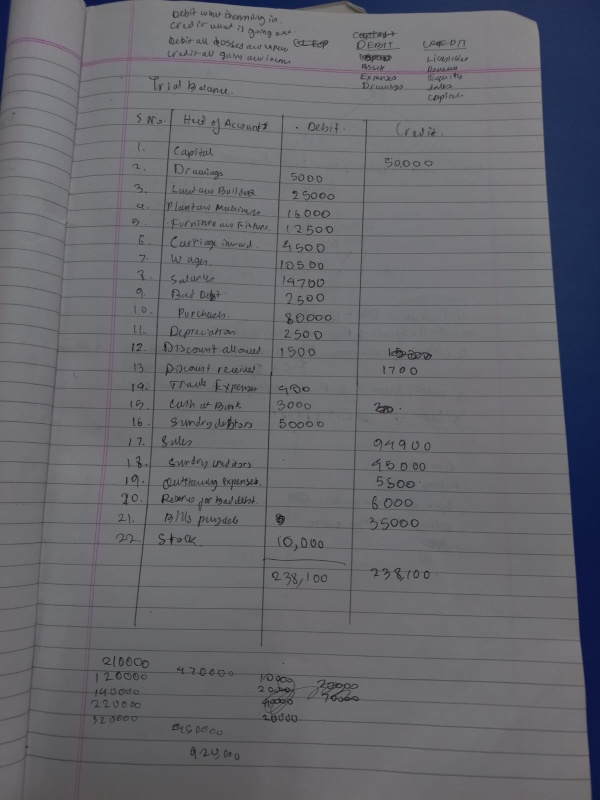
#> input picture Image3.jpeg, 1200 x 1600 px (shown at 1/2 size)
$ python Code.py
#> lines starting #> are read from the running program, lines starting #| are printed output that depends on the picture
import numpy as np
import cv2
from skimage.filters import threshold_local
import math
from scipy import ndimage
print("Imports are Done!")


class Scanner:


	def __init__(self, img):


		self.img = img

	def Resize_Image(self, final_height, img):


		if isinstance(img, str):
			print("This is string!")
			img = cv2.imread(img, cv2.IMREAD_GRAYSCALE)
		else:
			print("This is not string!")
			print(type(img))
			img = img
		# Optional - resizing an image by preserving its aspect ratio
		# percentage by which we resize our image (based on the hight)
		height_ratio = final_height / img.shape[0]
		#calculate the ratio of original dimensions
		height, width = int(img.shape[0] * height_ratio), int(img.shape[1] * height_ratio)
		# resizing our image to the desired size
		im_res = cv2.resize(img, (width, height))
		cv2.imshow("Resized", im_res)
		cv2.waitKey(0)
		cv2.destroyAllWindows()
		return im_res

	def Scan_View(self, save_collage=False, resize_collage=True, resize_height=500):


#> called with save_collage = False, resize_collage = False, resize_height = 100
		print("Scanned View")
		# read the original image, copy it,
		# apply threshold to "scannify" it
		image = cv2.imread(self.img)
#> image is the input picture: shape (1600, 1200, 3); mean B, G, R 110.7, 103.9, 103.6
		orig = image.copy()

		# convert our image to grayscale, apply threshold
		# to create scanned paper effect
		image = cv2.cvtColor(image, cv2.COLOR_BGR2GRAY)
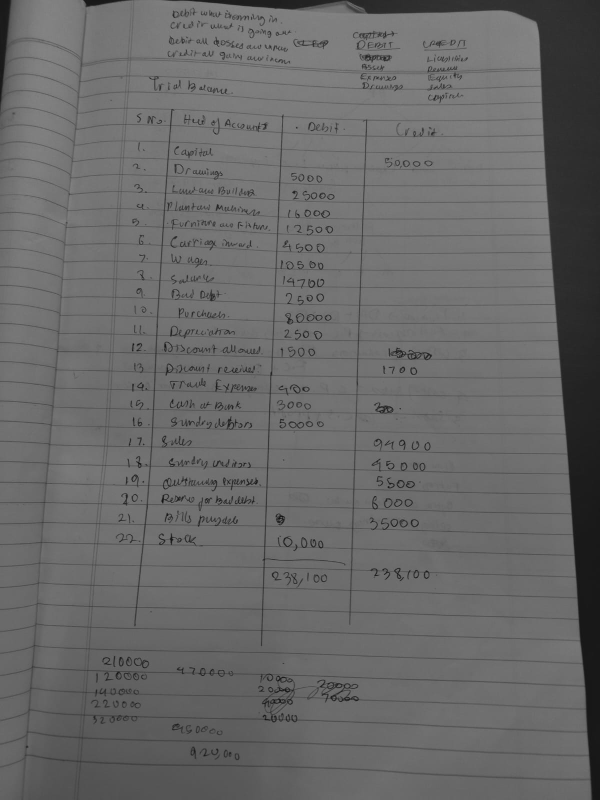
#> image: shape (1600, 1200) (shown at 1/2 size); min 7, max 150, mean 104.5
		thr = threshold_local(image, 11, offset = 10, method = "gaussian")
		image = (image > thr).astype("uint8") * 255
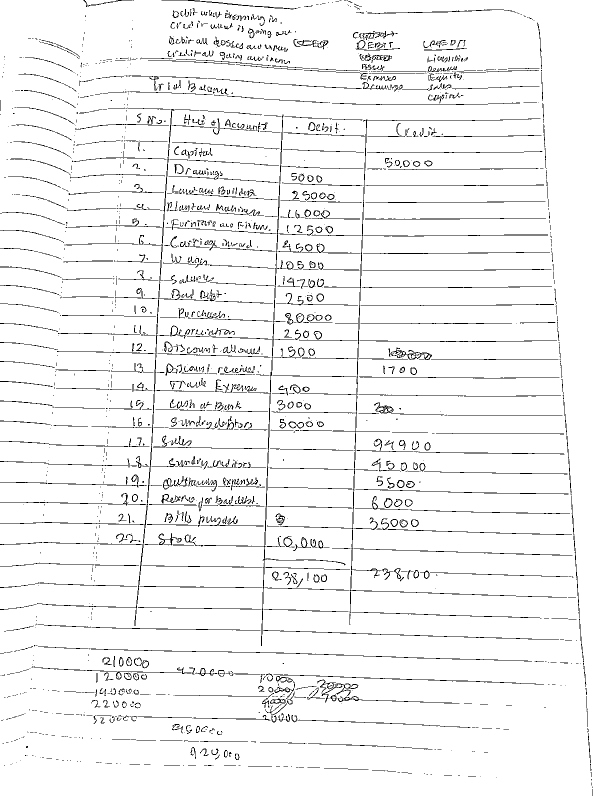
#> image: shape (1600, 1200) (shown at 1/2 size); 95.1% white; black in thin lines or dots

		# [5 lines of commented-out code are left out]
		print(np.shape(orig), np.shape(image))
#| (1600, 1200, 3) (1600, 1200)
		if save_collage:
			# Saving a nice horizontal collage
			horiz_conc = np.concatenate((orig[:,:,1], image), axis=1)
			if resize_collage:
				# Optional - resizing this collage to take less space
				horiz_conc = self.Resize_Image(resize_height, horiz_conc)
			# Saving the horizontal collage
			cv2.imwrite('Part_scan_view.png', horiz_conc)
		else:
			# Saving an image itself
			cv2.imwrite('Part_scan_view.png', image)
		return image

	def Rotation(self, save_rotated=False, resize_height=500):

#> called with save_rotated = True, resize_height = 500
		print("Rotation")
		# read the original image, copy it,
		# rotate it
		image = cv2.imread(self.img)
#> image: shape (1600, 1200, 3); 95.1% white; black in thin lines or dots
		orig = image.copy()

		image = cv2.cvtColor(orig, cv2.COLOR_BGR2GRAY)
		img_edges = cv2.Canny(image, 10, 10, apertureSize=3)
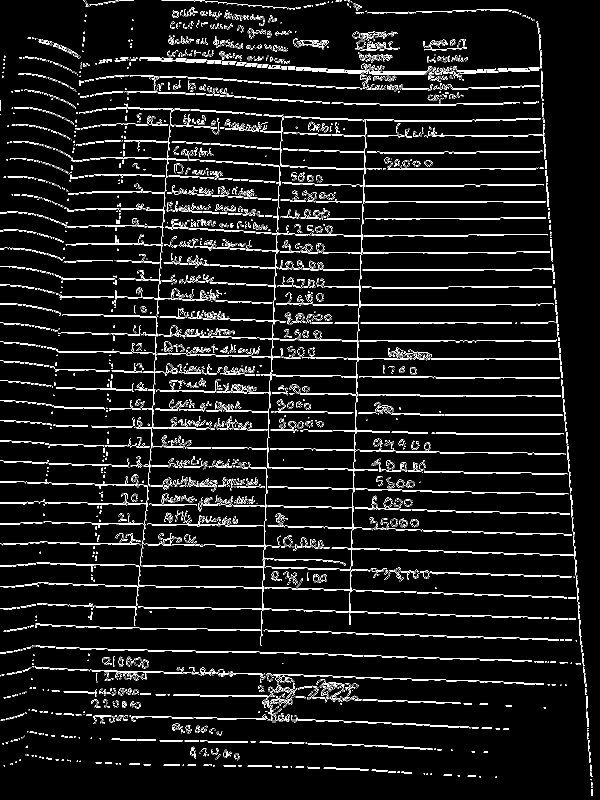
#> img_edges: shape (1600, 1200) (shown at 1/2 size); 5.8% white in thin lines or dots
		lines = cv2.HoughLinesP(img_edges, rho=1, theta=np.pi / 180.0, threshold=160, minLineLength=100, maxLineGap=10)
#> lines = 176 rows, first 6: [1013, 945, 1138, 947], [623, 898, 761, 900], [793, 789, 906, 790], [816, 864, 973, 866], [598, 823, 760, 825], [705, 1003, 713, 747]

		# calculate all the angles:
		angles = []
		for [[x1, y1, x2, y2]] in lines:
			# Drawing Hough lines
			#cv2.line(image, (x1, y1), (x2, y2), (128,0,0), 30)
			angle = math.degrees(math.atan2(y2 - y1, x2 - x1))
			angles.append(angle)
#> this loop made 176 passes
#> (x1, y1, x2, y2, angle) on passes 1 to 3: (1013, 945, 1138, 947, 0.917), (623, 898, 761, 900, 0.83), (793, 789, 906, 790, 0.507)
#> after the loop, angles = 176 values, max 87.05 at index 124, min -88.32 at index 58, mean -1.35

		# average angles
		median_angle = np.median(angles)
#> median_angle = 0.935
		# actual rotation
		image = ndimage.rotate(image, median_angle)
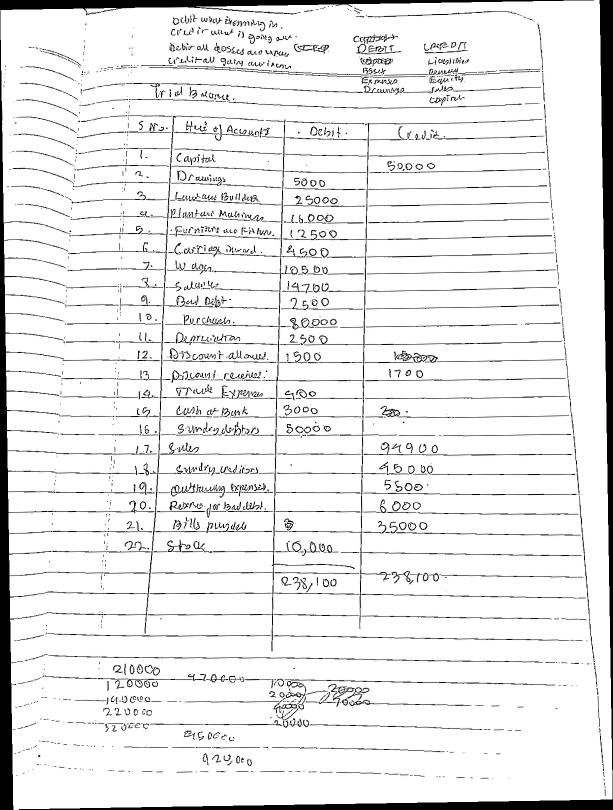
#> image: shape (1619, 1226) (shown at 1/2 size); min 0, max 255, mean 233.4


		cv2.imshow("Rotated", image)
		cv2.waitKey(0)
		cv2.destroyAllWindows()
		print(np.shape(orig), np.shape(image))
#| (1600, 1200, 3) (1619, 1226)
		if save_rotated:
			# Saving an image itself
			cv2.imwrite('Part_rotation.png', image)
		return image


if __name__=="__main__":

	img = "Image3.jpeg"

	# Calling the scanner class
	scan = Scanner(img)

	# Optional - resizing image
	#scan.Resize_Image(512, img)

	# Scanning the image -> B&W scheme
	scanned_im = scan.Scan_View(save_collage=False, resize_collage=False, resize_height =100)

	# Testing my docstrings:
	#help(Scanner)

	scanned_im = "Part_scan_view.png"
	scan = Scanner(scanned_im)
	rotated_im = scan.Rotation(save_rotated=True, resize_height=500)
